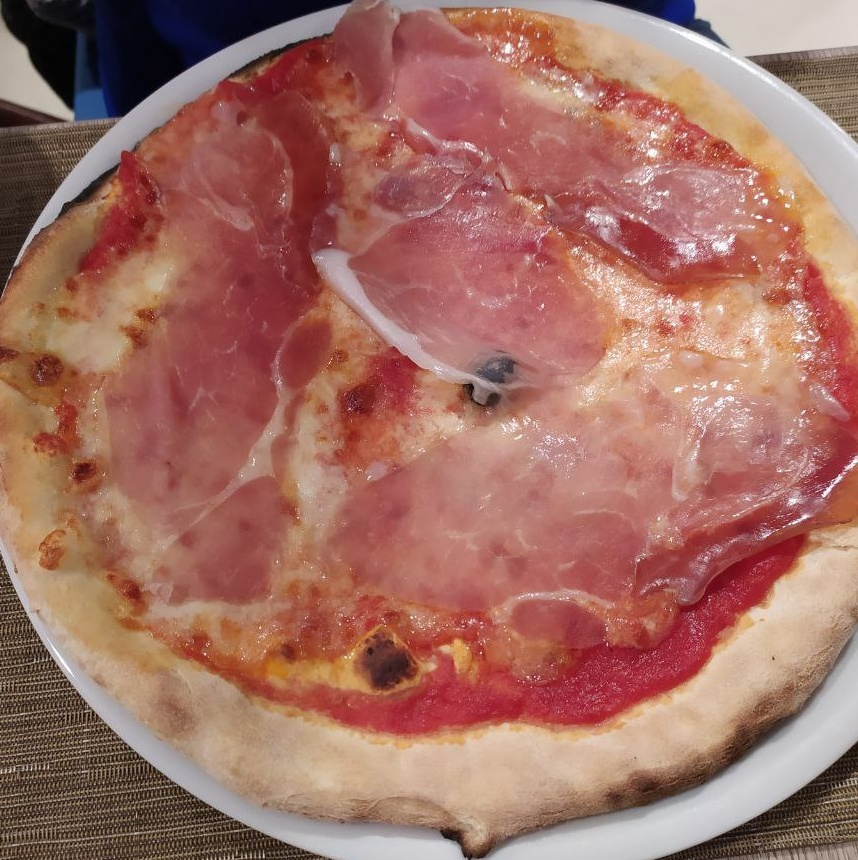
%> input picture bot/tmp/received_image.jpg, 858 x 860 px
$ octave --eval "result = featuresTamura(imread('../../bot/tmp/received_image.jpg'));"   (GNU Octave 9; MATLAB toolbox functions it lacks are replaced by stand-ins)
%> lines starting %> are read from the running program, lines starting %| are printed output that depends on the picture; in (x1, y1, x2, y2) boxes, pixels count from 0 and x2, y2 are one past the last pixel; in counts of white or black regions, pixels touching at a corner belong together; the program's own positions count from 1
### image_similiraty_classic/utils/peakdet.m
function [maxtab, mintab]=peakdet(v, delta)
%PEAKDET Detect peaks in a vector
%        [MAXTAB, MINTAB] = PEAKDET(V, DELTA) finds the local
%        maxima and minima ("peaks") in the vector V.
%        MAXTAB and MINTAB consists of two columns. Column 1
%        contains indices in V, and column 2 the found values.


maxtab = [];
mintab = [];

v = v(:); % Just in case this wasn't a proper vector

x = (1:length(v))';

if (length(delta(:)))>1
  error('Input argument DELTA must be a scalar');
end

if delta <= 0
  error('Input argument DELTA must be positive');
end

mn = Inf; mx = -Inf;
mnpos = NaN; mxpos = NaN;

lookformax = 1;

for i=1:length(v)
  this = v(i);
  if this > mx, mx = this; mxpos = x(i); end
  if this < mn, mn = this; mnpos = x(i); end

  if lookformax
    if this < mx-delta
      maxtab = [maxtab ; mxpos mx];
      mn = this; mnpos = x(i);
      lookformax = 0;
    end
  else
    if this > mn+delta
      mintab = [mintab ; mnpos mn];
      mx = this; mxpos = x(i);
      lookformax = 1;
    end
  end
end

### image_similiraty_classic/utils/featuresTamura.m
function [Fcoarseness,Fcontrast,Fdirection] = featuresTamura(im)
    %resize the image for computional efficency reason
    [rows, cols, ~]=size(im);
    maxRowCol = max(rows, cols);
    im = imresize(im, 1/ceil(maxRowCol/400));

    image = rgb2gray(im);%Converts RGB image to grayscale
    imDouble=double(image);

    % -------------------Coarseness-------------------
    Fcoarseness = computeCoarseness(imDouble);
    %-------------------Contrast-------------------
    Fcontrast = computeContrast(image);
    %-------------------Directionality-------------------
    Fdirection = computeDirection(imDouble);
end


function coarseness =  computeCoarseness(imDouble)

    [rows,cols] = size(imDouble);%size of array

    %initialization
    %Average of neighbouring pixels
    A1=zeros(rows,cols);A2=zeros(rows,cols);
    A3=zeros(rows,cols);A4=zeros(rows,cols);
    A5=zeros(rows,cols);A6=zeros(rows,cols);
    %Sbest for coarseness
    Sbest=zeros(rows,cols);
    %Subtracting for Horizontal and Vertical case
    E1h=zeros(rows,cols);E1v=zeros(rows,cols);
    E2h=zeros(rows,cols);E2v=zeros(rows,cols);
    E3h=zeros(rows,cols);E3v=zeros(rows,cols);
    E4h=zeros(rows,cols);E4v=zeros(rows,cols);
    E5h=zeros(rows,cols);E5v=zeros(rows,cols);
    E6h=zeros(rows,cols); E6v=zeros(rows,cols);
    flag=0;%To avoid errors

    %2x2  E1h and E1v
    %subtracting average of neighbouring 2x2 pixels
    for x=2:rows
        for y=2:cols
            A1(x,y)=(sum(sum(imDouble(x-1:x,y-1:y))));
        end
    end
    for x=2:rows-1
        for y=2:cols-1
            E1h(x,y) = A1(x+1,y)-A1(x-1,y);
            E1v(x,y) = A1(x,y+1)-A1(x,y-1);
        end
    end
    E1h=E1h/2^(2*1);
    E1v=E1v/2^(2*1);

    %4x4  E2h and E2v
    if (rows<4||cols<4)
    flag=1;
    end
    %subtracting average of neighbouring 4x4 pixels
    if(flag==0)
    for x=3:rows-1
        for y=3:cols-1
            A2(x,y)=(sum(sum(imDouble(x-2:x+1,y-2:y+1))));
        end
    end
    for x=3:rows-2
        for y=3:cols-2
            E2h(x,y) = A2(x+2,y)-A2(x-2,y);
            E2v(x,y) = A2(x,y+2)-A2(x,y-2);
        end
    end
    end
    E2h=E2h/2^(2*2);
    E2v=E2v/2^(2*2);

    %8x8 E3h and E3v
    if (rows<8||cols<8)
    flag=1;
    end
    %subtracting average of neighbouring 8x8 pixels
    if(flag==0)
    for x=5:rows-3
        for y=5:cols-3
            A3(x,y)=(sum(sum(imDouble(x-4:x+3,y-4:y+3))));
        end
    end
    for x=5:rows-4
        for y=5:cols-4
            E3h(x,y) = A3(x+4,y)-A3(x-4,y);
            E3v(x,y) = A3(x,y+4)-A3(x,y-4);
        end
    end
    end
    E3h=E3h/2^(2*3);
    E3v=E3v/2^(2*3);

    %16x16 E4h and E4v
    if (rows<16||cols<16)
    flag=1;
    end
    %subtracting average of neighbouring 16x16 pixels
    if(flag==0)
    for x=9:rows-7
        for y=9:cols-7
            A4(x,y)=(sum(sum(imDouble(x-8:x+7,y-8:y+7))));
        end
    end
    for x=9:rows-8
        for y=9:cols-8
            E4h(x,y) = A4(x+8,y)-A4(x-8,y);
            E4v(x,y) = A4(x,y+8)-A4(x,y-8);
        end
    end
    end
    E4h=E4h/2^(2*4);
    E4v=E4v/2^(2*4);

    %32x32 E5h and E5v
    if (rows<32||cols<32)
    flag=1;
    end
    %subtracting average of neighbouring 32x32 pixels
    if(flag==0)
    for x=17:rows-15
        for y=17:cols-15
            A5(x,y)=(sum(sum(imDouble(x-16:x+15,y-16:y+15))));
        end
    end
    for x=17:rows-16
        for y=17:cols-16
            E5h(x,y) = A5(x+16,y)-A5(x-16,y);
            E5v(x,y) = A5(x,y+16)-A5(x,y-16);
        end
    end
    end
    E5h=E5h/2^(2*5);
    E5v=E5v/2^(2*5);

    %64x64 E6h and E6v
    if (rows<64||cols<64)
    flag=1;
    end
    %subtracting average of neighbouring 64x64 pixels
    if(flag==0)
    for x=33:rows-31
        for y=33:cols-31
            A6(x,y)=(sum(sum(imDouble(x-32:x+31,y-32:y+31))));
        end
    end
    for x=33:rows-32
        for y=33:cols-32
            E6h(x,y) = A6(x+32,y)-A6(x-32,y);
            E6v(x,y) = A6(x,y+32)-A6(x,y-32);
        end
    end
    end
    E6h=E6h/2^(2*6);
    E6v=E6v/2^(2*6);

    %at each point pick best size "Sbest", which gives highest output value
    for i=1:rows
        for j=1:cols
            [maxv,index]=max([abs(E1h(i,j)),abs(E1v(i,j)),abs(E2h(i,j)),abs(E2v(i,j)),...
                abs(E3h(i,j)),abs(E3v(i,j)),abs(E4h(i,j)),abs(E4v(i,j)),abs(E5h(i,j)),...
                abs(E5v(i,j)),abs(E6h(i,j)),abs(E6v(i,j))]);
            k=floor((index+1)/2);%'k'corresponding to highest E in either direction
            Sbest(i,j)=2.^k;
        end
    end
    %Coarseness Value
    coarseness=sum(sum(Sbest))/(rows*cols);
end

function contrast = computeContrast(image)
    [rows, cols] = size(image);
    [counts,graylevels]=imhist(image);%histogram of image
    PI=counts/(rows*cols);
    averagevalue=sum(graylevels.*PI);%mean value
    u4=sum((graylevels-repmat(averagevalue,[256,1])).^4.*PI);%4th moment about mean
    variance=sum((graylevels-repmat(averagevalue,[256,1])).^2.*PI);%variance(2nd moment about mean)
    alpha4=u4/variance^2;%kurtosis
    %Contrast Value
    contrast=sqrt(variance)/alpha4.^(1/4);

end

function direction = computeDirection(imDouble)
    [rows,cols] = size(imDouble);%size of array

    PrewittH = [-1 0 1;-1 0 1;-1 0 1];%for measuring horizontal differences
    PrewittV = [1 1 1;0 0 0;-1 -1 -1];%for measuring vertical differences

    %Applying PerwittH operator
    deltaH=zeros(rows,cols);
    for i=2:rows-1
    for j=2:cols-1
        deltaH(i,j)=sum(sum(imDouble(i-1:i+1,j-1:j+1).*PrewittH));
    end
    end
    %Modifying borders
    for j=2:cols-1
        deltaH(1,j)=imDouble(1,j+1)-imDouble(1,j);
        deltaH(rows,j)=imDouble(rows,j+1)-imDouble(rows,j);
    end
    for i=1:rows
        deltaH(i,1)=imDouble(i,2)-imDouble(i,1);
        deltaH(i,cols)=imDouble(i,cols)-imDouble(i,cols-1);
    end

    %Applying PerwittV operator
    deltaV=zeros(rows,cols);
    for i=2:rows-1
        for j=2:cols-1
            deltaV(i,j)=sum(sum(imDouble(i-1:i+1,j-1:j+1).*PrewittV));
        end
    end
    %Modifying borders
    for j=1:cols
        deltaV(1,j)=imDouble(2,j)-imDouble(1,j);
        deltaV(rows,j)=imDouble(rows,j)-imDouble(rows-1,j);
    end
    for i=2:rows-1
        deltaV(i,1)=imDouble(i+1,1)-imDouble(i,1);
        deltaV(i,cols)=imDouble(i+1,cols)-imDouble(i,cols);
    end

    %Magnitude
    deltaG=(abs(deltaH)+abs(deltaV))/2;

    %Local edge direction (0<=theta<pi)
    theta=zeros(rows,cols);
    for i=1:rows
        for j=1:cols
            if (deltaH(i,j)==0)&&(deltaV(i,j)==0)
                theta(i,j)=0;
            elseif deltaH(i,j)==0
                theta(i,j)=pi;
            else
                theta(i,j)=atan(deltaV(i,j)/deltaH(i,j))+pi/2;
            end
        end
    end

    deltaGt = deltaG(:);
    theta1=theta(:);

    %Set a Threshold value for delta imDouble
    n = 16;
    HD = zeros(1,n);
    Threshold=12;
    counti=0;
    for m=0:(n-1)
        countk=0;
        for k = 1:length(deltaGt)
            if ((deltaGt(k)>=Threshold) && (theta1(k)>=(2*m-1)*pi/(2*n)) && (theta1(k)<(2*m+1)*pi/(2*n)))
                countk=countk+1;
                counti=counti+1;
            end
        end
        HD(m+1) = countk;
    end
    HDf = HD/counti;
    %peakdet function to find peak values
    [m p]=peakdet(HDf,0.000005);

    Fd=0;
    for np = 1:length(m)
        phaiP=m(np)*(pi/n);
        for phi=1:length(HDf)
                Fd=Fd+(phi*(pi/n)-phaiP)^2*HDf(phi);
        end
    end
    rows = (1/n);

    direction = 1 - rows*np*Fd;
end
%> after the loop in computeCoarseness, `for x=2:rows-1`:
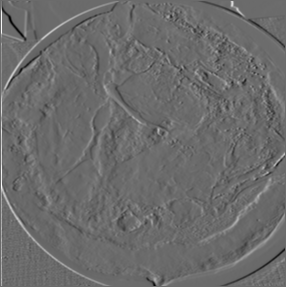
%> E1v: size 287x286 double; min -541, max 744, mean 2.8; drawn with min black and max white
%> after the loop in computeCoarseness, `for x=9:rows-7`:
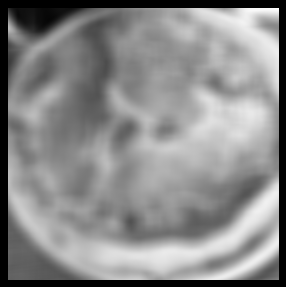
%> A4: size 287x286 double; min 0, max 53914, mean 29083; drawn with min black and max white
%> after the loop in computeCoarseness, `for x=17:rows-15`:
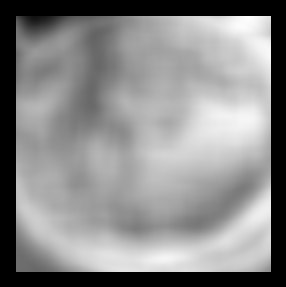
%> A5: size 287x286 double; min 0, max 191982, mean 103310.5; drawn with min black and max white
%> after the loop in computeCoarseness, `for x=33:rows-31`:
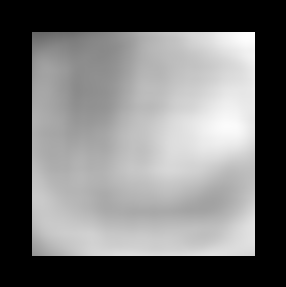
%> A6: size 287x286 double; min 0, max 695309, mean 312748.5; drawn with min black and max white
%> after the loop in computeCoarseness, `for i=1:rows`:
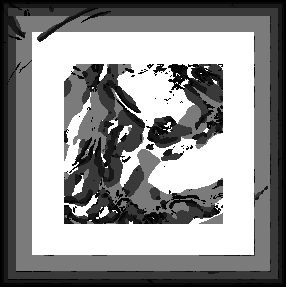
%> Sbest: size 287x286 double; min 2, max 64, mean 36.7; drawn with min black and max white
%> in computeCoarseness, `coarseness=sum(sum(Sbest))/(rows*cols);`: coarseness = 36.73
%> in computeContrast, `[counts,graylevels]=imhist(image);`: counts = 256 values, max 799 at index 110, min 0 at index 1, mean 320.6; graylevels = 256 values from 0 to 255
%> in computeContrast, `PI=counts/(rows*cols);`: PI = 256 values, max 0.00973 at index 110, min 0 at index 1, mean 0.00391
%> in computeContrast, `averagevalue=sum(graylevels.*PI);`: averagevalue = 125.7
%> in computeContrast, `u4=sum((graylevels-repmat(averagevalue,[256,1])).^4.*PI);`: u4 = 11555560.8
%> in computeContrast, `variance=sum((graylevels-repmat(averagevalue,[256,1])).^2.*PI);`: variance = 2026.2
%> in computeContrast, `alpha4=u4/variance^2;`: alpha4 = 2.81
%> in computeContrast, `contrast=sqrt(variance)/alpha4.^(1/4);`: contrast = 34.75
%> after the loop in computeDirection, `for j=2:cols-1`: deltaH: size 287x286 double; min -476, max 484, mean 1.1; mean of the top-left, top-right, bottom-left and bottom-right quarters 1.6, 1.3, 1.5, 0
%> after the loop in computeDirection, `for i=2:rows-1`:
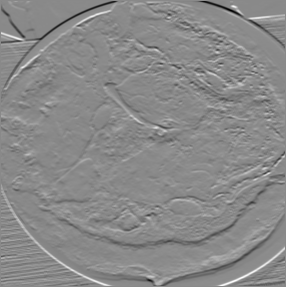
%> deltaV: size 287x286 double; min -541, max 459, mean -0.6; drawn with min black and max white
%> after the loop in computeDirection, `for j=1:cols`: deltaV: size 287x286 double; 0.57% of pixels changed, all inside (x1, y1, x2, y2) = (0, 0, 286, 287)
%> after the loop in computeDirection, `for i=2:rows-1`: deltaV: size 287x286 double; min -541, max 459, mean -0.6; mean of the top-left, top-right, bottom-left and bottom-right quarters -3.4, -0.2, 0.6, 0.6
%> after the loop in computeDirection, `for i=1:rows`:
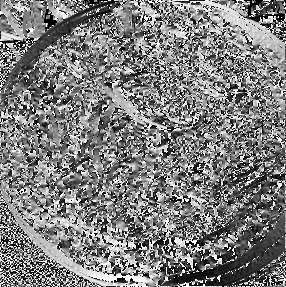
%> theta: size 287x286 double; min 0, max 3.14, mean 1.56; drawn with min black and max white
%> after the loop in computeDirection, `for m=0:(n-1)`: HD = [1807 4361 4466 4258 3988 3458 2835 2446 2357 2403 2637 3022 3631 3581 3701 3886]; counti = 52837
%> in computeDirection, `HDf = HD/counti;`: HDf = [0.0342 0.0825 0.0845 0.0806 0.0755 0.0654 0.0537 0.0463 0.0446 0.0455 0.0499 0.0572 0.0687 0.0678 0.07 0.0735]
%> in peakdet, `v = v(:); % Just in case this wasn't a proper vector`: v = [0.0342; 0.0825; 0.0845; 0.0806; 0.0755; 0.0654; 0.0537; 0.0463; 0.0446; 0.0455; 0.0499; 0.0572; 0.0687; 0.0678; 0.07; 0.0735]
%> in peakdet, `x = (1:length(v))';`: x = [1; 2; 3; 4; 5; 6; 7; 8; 9; 10; 11; 12; 13; 14; 15; 16]
%> the loop in peakdet, `for i=1:length(v)` made 16 passes
%> (this, maxtab, mn, lookformax) on passes 4, 14: (0.0806, [3 0.0845], 0.0806, 0), (0.0678, [3 0.0845; 13 0.0687], 0.0678, 0)
%> (this, mintab, mx, lookformax) on pass 10: (0.0455, [9 0.0446], 0.0455, 1)
%> in computeDirection, `[m p]=peakdet(HDf,0.000005);`: m = [3 0.0845; 13 0.0687]; p = [9 0.0446; 14 0.0678]
%> the loop in computeDirection, `for np = 1:length(m)` made 2 passes
%> phaiP on passes 1 to 2: 0.589, 2.55
%> after the loop in computeDirection, `for np = 1:length(m)`: Fd = 3.7
%> in computeDirection, `direction = 1 - rows*np*Fd;`: direction = 0.538
%> `result = featuresTamura(imread('../../bot/tmp/received_image.jpg'));`: result = 36.73
